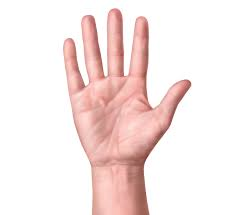
#> input picture HandLandmarks/img/hand1.jpg, 235 x 215 px, given in place of the camera
$ python imagesegmentation.py
#> lines starting #> are read from the running program, lines starting #| are printed output that depends on the picture; after the words box and inside, x2 and y2 are one past the last pixel; in counts of white or black regions, pixels touching at a corner belong together
import numpy as np
import cv2
from matplotlib import pyplot as plt

cap = cv2.VideoCapture(0, cv2.CAP_DSHOW)

while True:
    _, img = cap.read()
#> img is the input picture: shape (215, 235, 3); mean B, G, R 228.8, 230.8, 246.3

    gray = cv2.cvtColor(img, cv2.COLOR_BGR2GRAY)
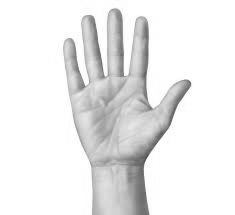
#> gray: shape (215, 235); min 69, max 255, mean 235.2
    _, thresh = cv2.threshold(gray, 0, 255, cv2.THRESH_BINARY_INV + cv2.THRESH_OTSU)
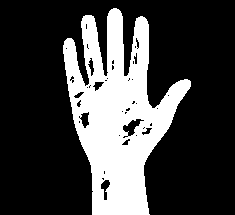
#> thresh: shape (215, 235); 26.2% white; 1 white region, box (x1, y1, x2, y2) and area: (63, 8, 191, 215) 13228

    # noise removal
    kernel = np.ones((3, 3), np.uint8)
    opening = cv2.morphologyEx(thresh, cv2.MORPH_OPEN, kernel, iterations=2)
#> opening: shape (215, 235); 25.5% white; 1 white region, box (x1, y1, x2, y2) and area: (63, 9, 191, 215) 12859

    # sure background area
    sure_bg = cv2.dilate(opening, kernel, iterations=3)
#> sure_bg: shape (215, 235); 33.2% white; 1 white region, box (x1, y1, x2, y2) and area: (60, 6, 194, 215) 16759

    # Finding sure foreground area
    dist_transform = cv2.distanceTransform(opening, cv2.DIST_L2, 5)
    _, sure_fg = cv2.threshold(dist_transform, 0.7 * dist_transform.max(), 255, 0)
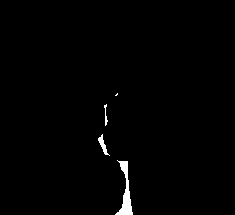
#> sure_fg: shape (215, 235) float32; 0.99% white; 4 white regions (1 under 20 px), largest, box (x1, y1, x2, y2) and area: (115, 160, 133, 215) 371, (98, 134, 110, 156) 86, (104, 104, 108, 126) 38

    # Finding unknown region
    sure_fg = np.uint8(sure_fg)
    unknown = cv2.subtract(sure_bg, sure_fg)
#> unknown: shape (215, 235); 32.2% white; 1 white region, box (x1, y1, x2, y2) and area: (60, 6, 194, 215) 16259

    # Marker labelling
    _, markers = cv2.connectedComponents(sure_fg)
#> markers: shape (215, 235) int32; 5 distinct labels, from 0 to 4

    # Add one to all labels so that sure background is not 0, but 1
    markers = markers + 1
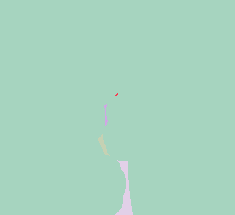
#> markers: shape (215, 235) int32; 5 distinct labels, from 1 to 5; one colour per label, 0 black

    # Now, mark the region of unknown with zero
    markers[unknown == 255] = 0
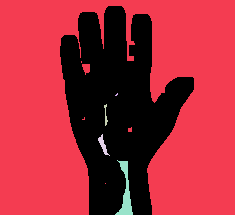
#> markers: shape (215, 235) int32; 6 distinct labels, from 0 to 5; one colour per label, 0 black

    markers = cv2.watershed(img, markers)
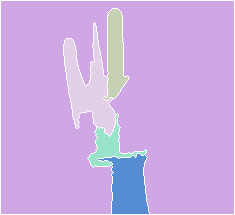
#> markers: shape (215, 235) int32; 6 distinct labels, from -1 to 5; one colour per label, 0 black, -1 white
    img[markers == -1] = [255, 0, 0]
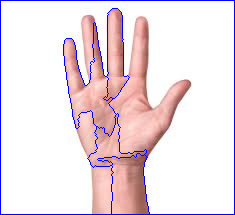
#> img: shape (215, 235, 3); 3.49% of pixels changed, all inside (x1, y1, x2, y2) = (0, 0, 235, 215)

    cv2.imshow("im", img)

    if cv2.waitKey(1) & 0xFF == ord('q'):
#> (key q is pressed here)
        break

# When everything done, release the capture
cap.release()
cv2.destroyAllWindows()
